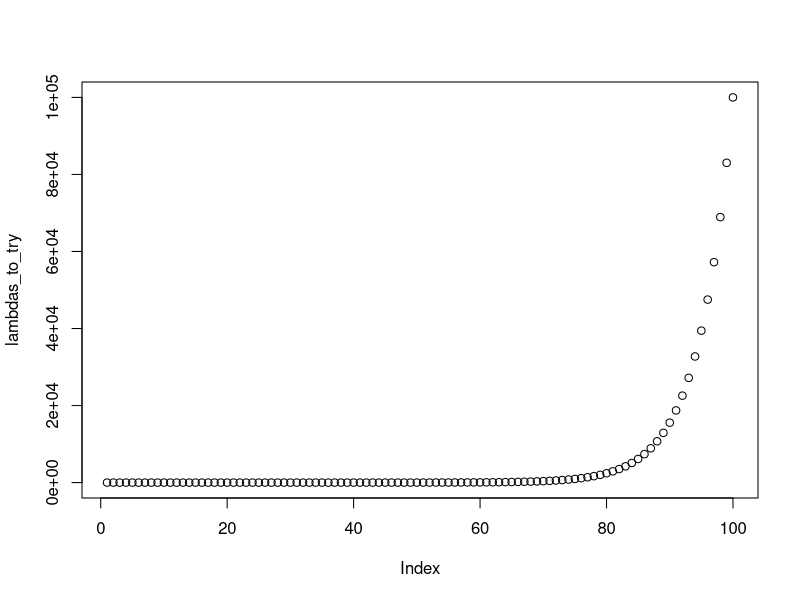
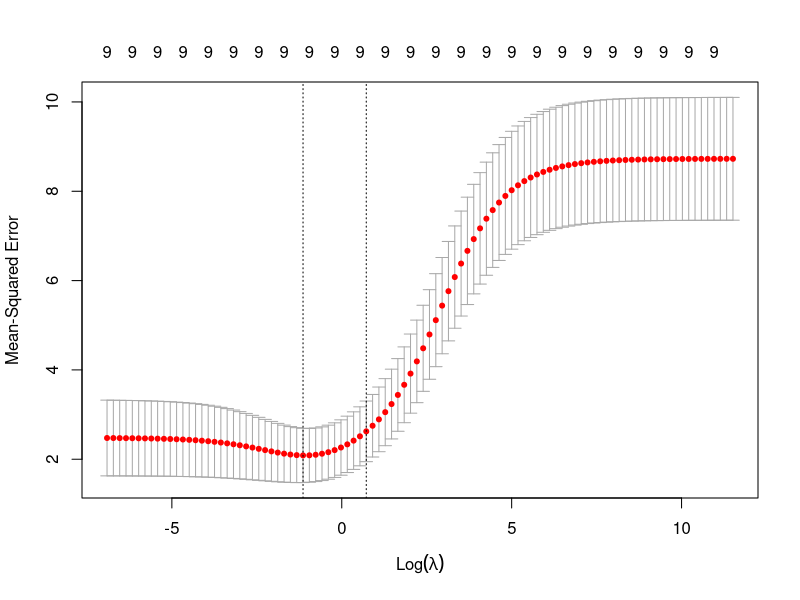

Reproduce these figures in R, in order. (Note: this script raises an error after producing the figures.)
#example: https://www.datacamp.com/community/tutorials/tutorial-ridge-lasso-elastic-net

# Load libraries, get data & set seed for reproducibility ---------------------
set.seed(123)    # seef for reproducibility
library(glmnet)  # for ridge regression
library(dplyr)   # for data cleaning
library(psych)   # for function tr() to compute trace of a matrix
library(parallel)

preData <- read.csv(file="states.csv", header=T)
data <- preData[,c(-1)]

# Center y, X will be standardized in the modelling function
y <- data %>% select(Poverty) %>% scale(center = TRUE, scale = FALSE) %>% as.matrix()
X <- data %>% select(-Poverty) %>% as.matrix()

# Perform 10-fold cross-validation to select lambda ---------------------------
lambdas_to_try <- 10^seq(-3, 5, length.out = 100)

plot(lambdas_to_try)

# Setting alpha = 0 implements ridge regression
ridge_cv <- cv.glmnet(X, y, alpha = 0, lambda = lambdas_to_try,
                      standardize = TRUE, nfolds = 10)
# Plot cross-validation results
plot(ridge_cv)

#2

# Best cross-validated lambda
lambda_cv <- ridge_cv$lambda.min
# Fit final model, get its sum of squared residuals and multiple R-squared
model_cv <- glmnet(X, y, alpha = 0, lambda = lambda_cv, standardize = TRUE)
y_hat_cv <- predict(model_cv, X)
ssr_cv <- t(y - y_hat_cv) %*% (y - y_hat_cv)
rsq_ridge_cv <- cor(y, y_hat_cv)^2

# Calculate the weights from univariate regressions
weights <- unlist(mclapply(seq(ncol(X)), function(predictor) {
  uni_model <- lm(y ~ X[, predictor])
  coeff_variance <- summary(uni_model)$coefficients[2, 2]^2
}))

# Heteroskedastic Ridge Regression loss function - to be minimized
hridge_loss <- function(betas) {
  sum((y - X %*% betas)^2) + lambda * sum(weights * betas^2)
}

# Heteroskedastic Ridge Regression function
hridge <- function(y, X, lambda, weights) {
  # Use regular ridge regression coefficient as initial values for optimization
  model_init <- glmnet(X, y, alpha = 0, lambda = lambda, standardize = FALSE)
  betas_init <- as.vector(model_init$beta)
  # Solve optimization problem to get coefficients
  coef <- optim(betas_init, hridge_loss)$par
  # Compute fitted values and multiple R-squared: matrix multiplication
  fitted <- X %*% coef
  h_ssr <- t(y - fitted) %*% (y - fitted)
  rsq <- cor(y, fitted)^2
  names(coef) <- colnames(X)
  output <- list("model" = model_init,
                  "coef" = coef,
                 "fitted" = fitted,
                 "rsq" = rsq,
                 "ssr" = h_ssr,
                 "lambda" = lambda)
  return(output)
}

# Fit model to the data for lambda = 0.001

h_ridge_cv <- mclapply(1:length(lambdas_to_try), function(x)
  {#x=1
  lambda = lambdas_to_try[x]
  
  hridge_model <- hridge(y, X, lambda, weights = weights)
  
  rsq_hridge <- hridge_model$rsq
  return(rsq_hridge)
  
})

bestLambda <- lambdas_to_try[which(unlist(h_ridge_cv)==min(unlist(h_ridge_cv)))]

plot(lambdas_to_try,unlist(h_ridge_cv))
#bestLambda <- unlist(mclapply(h_ridge_cv, `[[`, "lambda"))[which.min(unlist(mclapply(h_ridge_cv, `[[`, "ssr")))]

hridge_model <- hridge(y, X, bestLambda, weights = weights)

# Cross-validation or AIC/BIC can be employed to select some better lambda!
# You can find some useful functions for this at https://github.com/MichalOleszak/momisc/blob/master/R/hridge.R